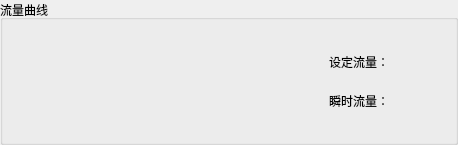
                   <widget class="QGroupBox" name="GB_mfc_fig">
                    <property name="sizePolicy">
                     <sizepolicy hsizetype="Preferred" vsizetype="Preferred">
                      <horstretch>0</horstretch>
                      <verstretch>1</verstretch>
                     </sizepolicy>
                    </property>
                    <property name="autoFillBackground">
                     <bool>true</bool>
                    </property>
                    <property name="title">
                     <string>流量曲线</string>
                    </property>
                    <layout class="QVBoxLayout" name="verticalLayout_24">
                     <item>
                      <layout class="QHBoxLayout" name="horizontalLayout_40">
                       <item>
                        <widget class="QWidget" name="wgt_mfc_figure" native="true">
                         <property name="sizePolicy">
                          <sizepolicy hsizetype="Preferred" vsizetype="Preferred">
                           <horstretch>0</horstretch>
                           <verstretch>0</verstretch>
                          </sizepolicy>
                         </property>
                         <property name="minimumSize">
                          <size>
                           <width>300</width>
                           <height>100</height>
                          </size>
                         </property>
                         <layout class="QHBoxLayout" name="VLayout_mfc_display"/>
                        </widget>
                       </item>
                       <item>
                        <widget class="QWidget" name="widget_2" native="true">
                         <property name="sizePolicy">
                          <sizepolicy hsizetype="Fixed" vsizetype="Preferred">
                           <horstretch>0</horstretch>
                           <verstretch>0</verstretch>
                          </sizepolicy>
                         </property>
                         <layout class="QVBoxLayout" name="verticalLayout_31">
                          <item>
                           <layout class="QHBoxLayout" name="horizontalLayout_42">
                            <item>
                             <widget class="QLabel" name="label_20">
                              <property name="sizePolicy">
                               <sizepolicy hsizetype="Fixed" vsizetype="Fixed">
                                <horstretch>0</horstretch>
                                <verstretch>0</verstretch>
                               </sizepolicy>
                              </property>
                              <property name="minimumSize">
                               <size>
                                <width>60</width>
                                <height>23</height>
                               </size>
                              </property>
                              <property name="text">
                               <string>设定流量：</string>
                              </property>
                             </widget>
                            </item>
                            <item>
                             <widget class="QLabel" name="lbl_mfc_sv">
                              <property name="sizePolicy">
                               <sizepolicy hsizetype="Fixed" vsizetype="Fixed">
                                <horstretch>0</horstretch>
                                <verstretch>0</verstretch>
                               </sizepolicy>
                              </property>
                              <property name="minimumSize">
                               <size>
                                <width>40</width>
                                <height>20</height>
                               </size>
                              </property>
                              <property name="text">
                               <string/>
                              </property>
                             </widget>
                            </item>
                           </layout>
                          </item>
                          <item>
                           <layout class="QHBoxLayout" name="horizontalLayout_41">
                            <item>
                             <widget class="QLabel" name="label_19">
                              <property name="sizePolicy">
                               <sizepolicy hsizetype="Fixed" vsizetype="Fixed">
                                <horstretch>0</horstretch>
                                <verstretch>0</verstretch>
                               </sizepolicy>
                              </property>
                              <property name="minimumSize">
                               <size>
                                <width>60</width>
                                <height>23</height>
                               </size>
                              </property>
                              <property name="text">
                               <string>瞬时流量：</string>
                              </property>
                             </widget>
                            </item>
                            <item>
                             <widget class="QLabel" name="lbl_mfc_pv">
                              <property name="sizePolicy">
                               <sizepolicy hsizetype="Fixed" vsizetype="Fixed">
                                <horstretch>0</horstretch>
                                <verstretch>0</verstretch>
                               </sizepolicy>
                              </property>
                              <property name="minimumSize">
                               <size>
                                <width>40</width>
                                <height>20</height>
                               </size>
                              </property>
                              <property name="text">
                               <string/>
                              </property>
                             </widget>
                            </item>
                           </layout>
                          </item>
                         </layout>
                        </widget>
                       </item>
                      </layout>
                     </item>
                    </layout>
                   </widget>
